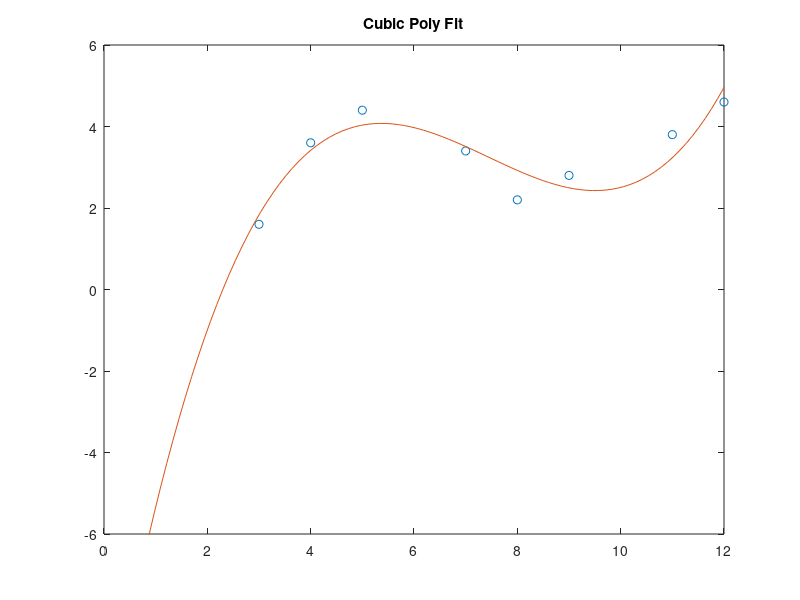

This figure's MATLAB source:
%% Problem 6 15.3
%cubic polynomial to data
%find coefficients, r^2, S y/x
clc; clear all;

%% CURVY CODE

x=[3 4 5 7 8 9 11 12]';
    x1=linspace(0,12);                          %x for graphing
y=[1.6 3.6 4.4 3.4 2.2 2.8 3.8 4.6]';
    cub=polyfit(x,y,3);
        f1=polyval(cub,x1);                     %y for graphing
    f=cub(1)*x.^3+cub(2)*x.^2+cub(3)*x+cub(4);  %actual function regression

fprintf("Cubic Polynomial: (%0.4f)*x^3 + (%0.4f)*x^2 + (%0.4f)*x + (%0.4f) \n",cub);
    sr=sum((y-f).^2);
    st=sum((y-mean(y)).^2);
    rSQR=(st-sr)/st
    s_yx=sqrt(sr/(8-4))
    
        
plot(x,y,'o')
    hold on
plot(x1,f1)
     ylim([-6 6])
     title('Cubic Poly Fit')
